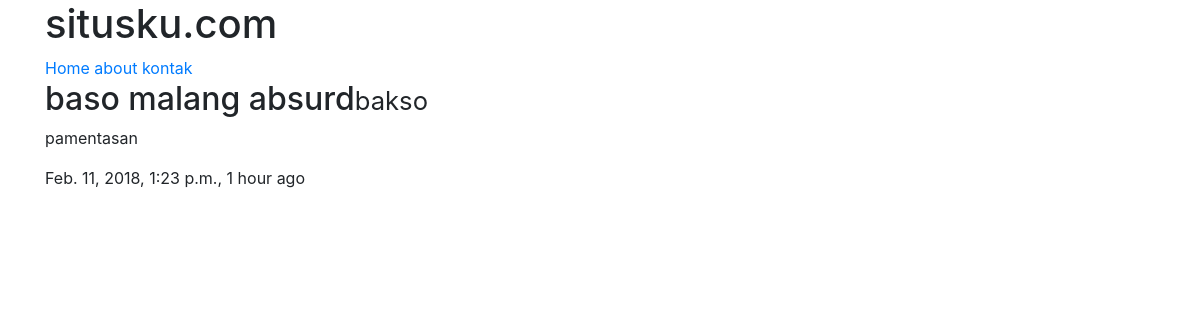
Page /restaurants/baso-malang-absurd/ on the committed database.
### restaurants/models.py (models this page shows, shortened)
class RestaurantLocation(models.Model):
	name		=models.CharField(max_length=120)
	location	=models.CharField(max_length=120,null=True,blank=True)
	category	=models.CharField(max_length=120,null=True,blank=True)
	timestamp	=models.DateTimeField(auto_now_add=True)
	updated		=models.DateTimeField(auto_now=True)
	slug		=models.SlugField(null=True,blank=True)
	@property
	def title(self):
		return self.name

### restaurants/views.py (the view)
# urls.py: url(r'^restaurants/(?P<slug>[\w-]+)/$',RestaurantDetailView.as_view()),
class RestaurantDetailView(DetailView):
	queryset=RestaurantLocation.objects.all()

### restaurants/templates/restaurants/restaurantlocation_detail.html
{% extends "base.html" %}
{% block content %}
<h2>{{object.title}}<small>{{object.category}}</small></h2>
<p>{{object.location}}</p>
<p>{{object.timestamp}}, {{object.updated | timesince}} ago</p>
{% endblock content %}

### rows in the picture
RestaurantLocation: title "baso malang absurd", category "bakso", location "pamentasan", timestamp "Feb. 11, 2018, 1:23 p.m.", updated "1 hour"
